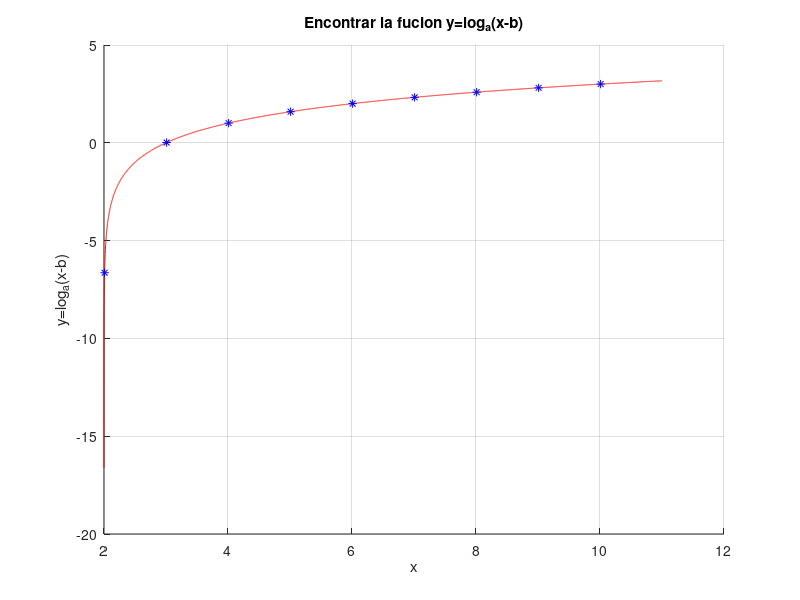
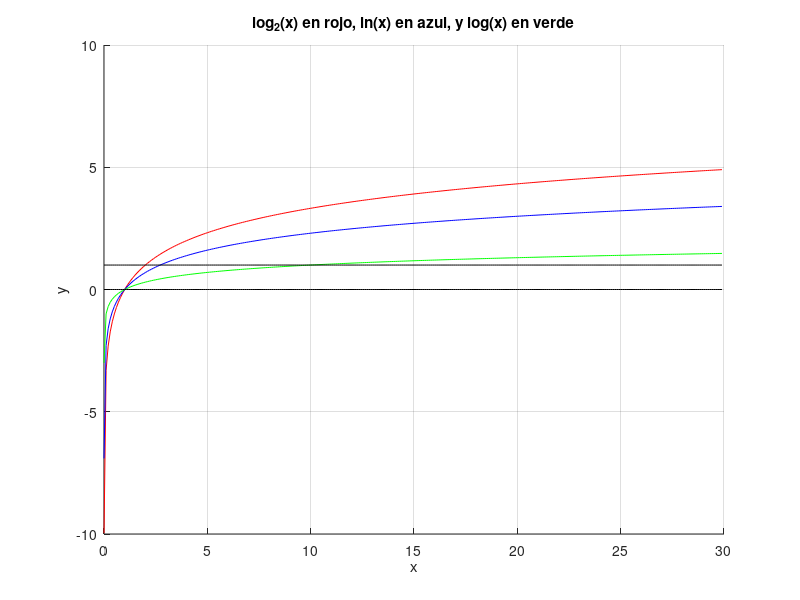
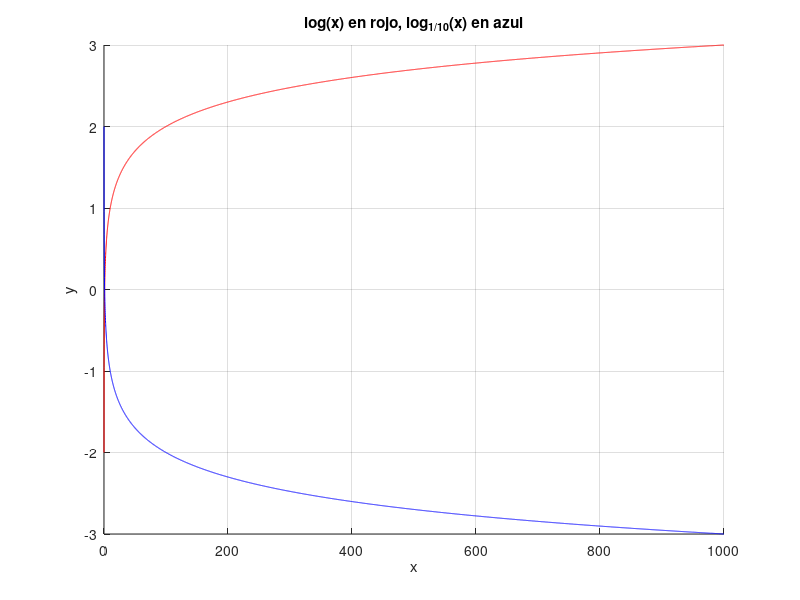

MATLAB code for these plots, in order:
figure()
x=2.00001:0.001:11;
a=2.01:1:11;
hold on
plot(x,log2(x-2)/log2(2),'-r')
plot(a,log2(a-2)/log2(2),'*b')
hold off
xlabel('x')
ylabel('y=log_a(x-b)')
title('Encontrar la fucion y=log_a(x-b)')
grid on
%%
figure()
c=0.001:0.1:30;
u=ones(size(c));
o=zeros(size(c));
hold on
plot(c,log2(c),'-r')
plot(c,log(c),'-b')
plot(c,log10(c),'-g')
plot(c,u,'-k')
plot(c,o,'-k')
%annotation ('line', x,1)
hold off
xlabel('x')
ylabel('y')
grid on
title('log_2(x) en rojo, ln(x) en azul, y log(x) en verde')

%%
figure();
b=0.01:0.1:1000;
hold on
plot(b,log10(b),'-r')
plot(b,-log10(b),'-b')
hold off
xlabel('x')
ylabel('y')
grid on
title('log(x) en rojo, log_{1/10}(x) en azul')

clear all

